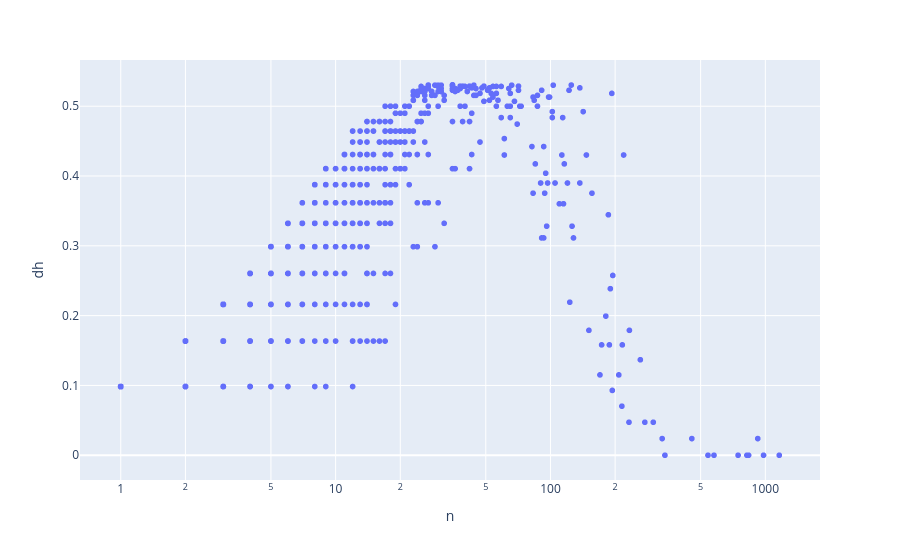

The notebook cell saved with this chart:
### Code cell
px.scatter(V, 'n', 'dh', log_x=True, height=700, hover_name=V.index)

### Figure 1 — Plotly figure (JSON) as saved in the notebook; plotly's stock layout.template omitted (floating-point values rounded to 4 significant figures; data arrays with more than 128 entries replaced by an {"elided": "..."} marker saying what was removed)
{"data": [{"hovertemplate": "<b>%{hovertext}</b><br><br>n=%{x}<br>dh=%{y}<extra></extra>", "hovertext": {"elided": "3767 str values"}, "legendgroup": "", "marker": {"color": "#636efa", "symbol": "circle"}, "mode": "markers", "name": "", "showlegend": false, "type": "scattergl", "x": {"elided": "3767 int values"}, "xaxis": "x", "y": {"elided": "3767 float values"}, "yaxis": "y"}], "layout": {"autosize": true, "legend": {"tracegroupgap": 0}, "margin": {"t": 60}, "xaxis": {"anchor": "y", "autorange": true, "domain": [0, 1], "range": [-0.1867, 3.252], "title": {"text": "n"}, "type": "log"}, "yaxis": {"anchor": "x", "autorange": true, "domain": [0, 1], "range": [-0.03394, 0.5647], "title": {"text": "dh"}, "type": "linear"}}}
